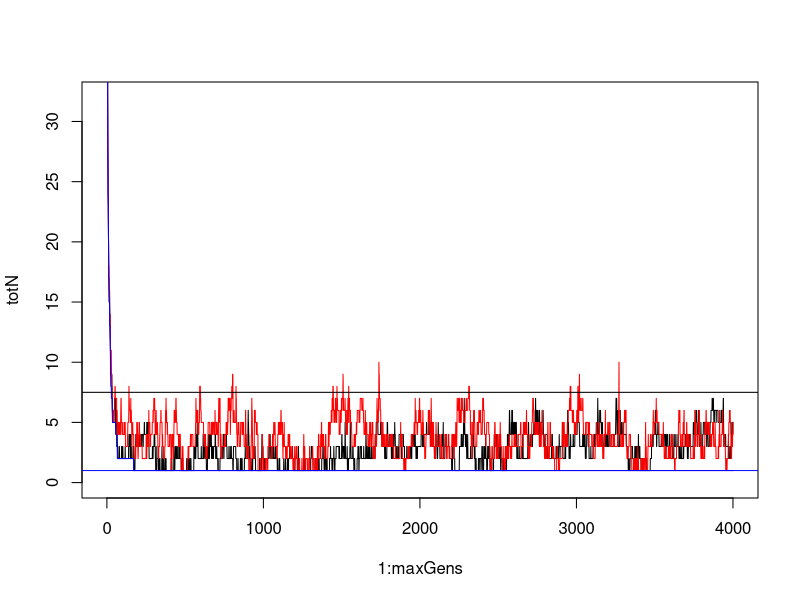
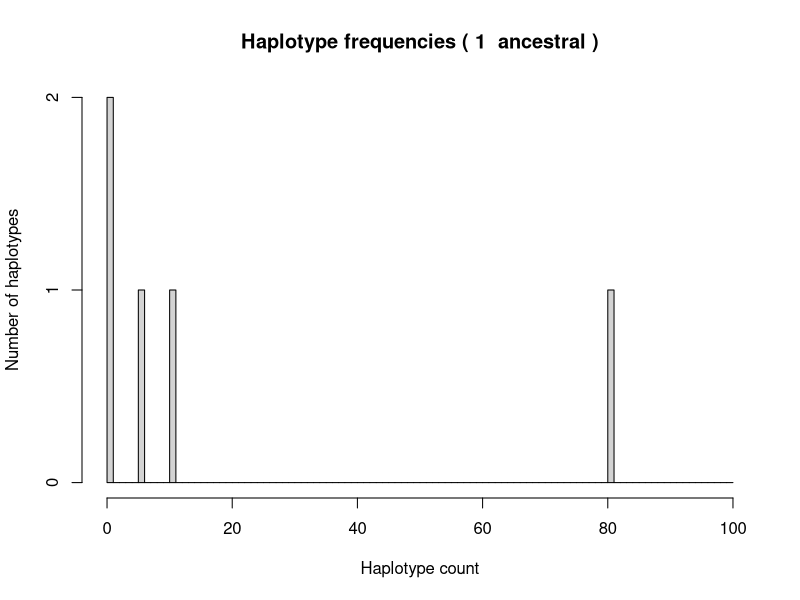
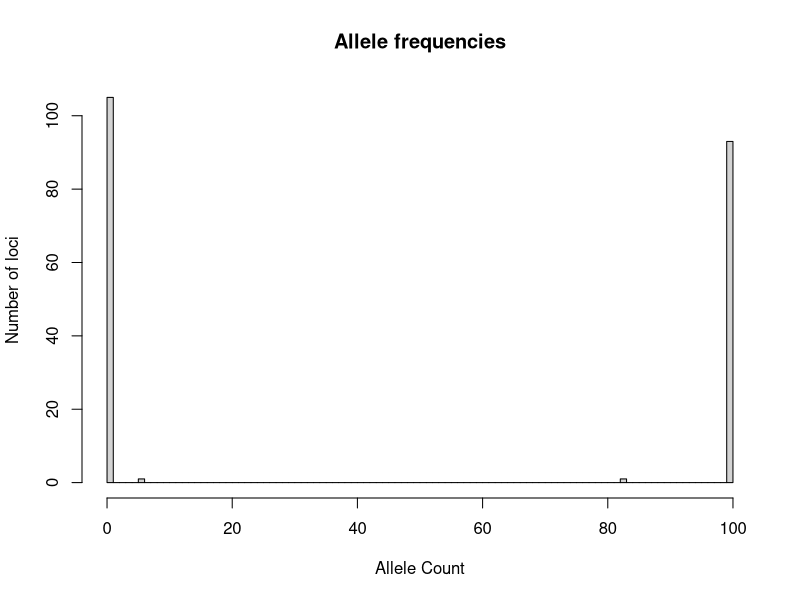

Reproduce these figures in R, in order.
# Simulation of background selection without recombination
# to see if in the short term the most polymorphic loci
# show associative overdominance

numNeutral <- 200	# number of neutral loci
numSelectd <- 300 	# number under selection

uRate <- 10^-5		# mutation rate

ne2 <- 100			# 2 x Ne

maxGens <- 40*ne2	# number of gens to simulate

# Distribution of selected effects
# parameters 2,10^-3 give mode s=10^-3 few beyond 6x that
sDistn <- function(n)rgamma(n, shape=2,scale=10^-3)

# Each col is the selection vs a hom at the corresponding
# locus. 
effects<- matrix(0,#rep(sDistn(numSelectd),each=ne2/2),
						nrow=ne2/2,
						ncol=numSelectd)

# matrix of neutral and selected alleles
nMat <- matrix(	sample(c(T,F),ne2*numNeutral,replace=T), 
				nrow=ne2, 
				ncol=numNeutral)
sMat <- matrix(	sample(c(T,F),ne2*numSelectd,replace=T), 
				nrow=ne2, 
				ncol=numSelectd)
				
ancestor <- 1:ne2

nN 	<- length(nMat)	
nS	<- length(sMat)
nIndex <- 1:nN
sIndex <- 1:nS
sHalfI <- 1:(ne2/2)

pat <- seq(1,ne2,2)

totS <-NULL
totN <-NULL
totA <-NULL

for (g in 1:maxGens){
	
	# mutate both types of locus
	mutnTargets <- sample(nIndex,rpois(1,uRate*nN))
	nMat[mutnTargets] <- !nMat[mutnTargets]
	mutnTargets <- sample(nIndex,rpois(1,uRate*nS))
	sMat[mutnTargets] <- !sMat[mutnTargets]

	# apply selection on homozygotes
	s <- (sMat[pat,] & sMat[-pat,])*effects
	w <- apply(s,1,function(x) prod(1-x))
	breeders <- sample(	1:ne2,
						ne2,
						replace=T,
						prob=rep(w,each=2)
						)
	nMat <- nMat[breeders,]
	sMat <- sMat[breeders,]	
	ancestor <- ancestor[breeders]
	
	totS <- c(totS,dim(unique(sMat))[1])
	totN <- c(totN,dim(unique(nMat))[1])
	totA <- c(totA,length(unique(ancestor)))
						

}

plot(1:maxGens,totN, type='l', ylim=c(0,max(c(totS,totN))/2))
lines(1:maxGens,totS, col='red')
lines(1:maxGens,totA, col='blue')
abline(h=7.5)
abline(h=1,col='blue')

# calculate the frequency distribution of haplotypes
hapDistn <-function(mat){
	# find the unique haplotypes
	uHap <- unique(mat)
	countVec <- rep(0,nrow(uHap))
	for (r in 1:nrow(uHap)){
		countVec[r] <- sum(
			apply(mat,1,function(x) identical(x,uHap[r,]))
			)
						
	}
	return(countVec)
}

hist(hapDistn(nMat),
		main=paste('Haplotype frequencies (',totA[maxGens],' ancestral )'),
		xlab='Haplotype count',
		ylab='Number of haplotypes',
		breaks=0:100)
hist(colSums(nMat),
		main='Allele frequencies',
		xlab='Allele Count',
		ylab='Number of loci',
		breaks=0:100)


